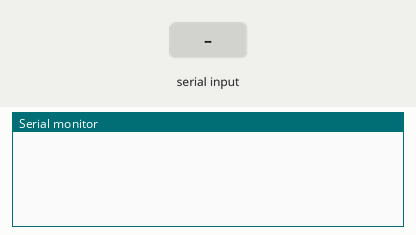
Bench run of a sketch on a simulated Arduino Uno, built with avr-gcc and run on an emulated ATmega328P. Shown: the last lines printed to the serial monitor. The test bench sets the inputs (shaded band).

Above: at 0.9 s.
1.0 s: "s" received over Serial
At 2.0 s:
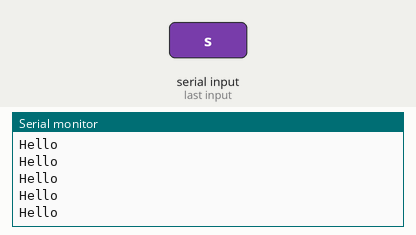
2.9 s: "b" received over Serial
At 3.7 s:
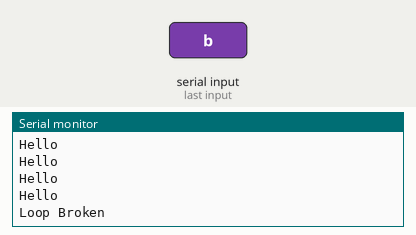

Measured:
- after the input at 1.0 s, the serial monitor: prints a new line at once (image 1)
- after the input at 2.9 s, the serial monitor: prints a new line after 0.07 s (image 2)

The sketch:

Control-while-loop.ino
```cpp
    //  Take an Input from Serial Monitor
    //Infinitive For loop

void setup()
{
  Serial.begin(9600);


  while(1)
  {
   if(Serial.read() == 's')
   {
       while(1)
             {
                 Serial.println("Hello");
                 if(Serial.read() == 'b')
                      { // get input from users
                           break;
                      }
               }
          Serial.println("Loop Broken");
     }

  }
}
 
```

2D_array.cpp
```cpp
/**
 * //  Take an Input from Serial Monitor
   // 2d array

void setup()
{
  Serial.begin(9600);
  char array[3][4]={
    {'a', 'b', 'c', 'd'},
    {'s','d','f', 'h'},
    {'e', 'r','r','t'}
                   };

  for(int i=0; i<3; i++)
  {
    for(int j=0; j<4; j++)
  {
      Serial.print(array[i][j]);
                Serial.print(" ");
                }
                Serial.print("\n");
                }
}


void loop()
{

}
 */
```

Arduino.cpp
```cpp
/**
void setup()
{
   Serial.begin(9600);//to connect with arduino
   Serial.println("Hello World");
}

void loop()
{

}
**/
```

Arduino2.cpp
```cpp
/**
void setup()
{
   Serial.begin(9600);//to connect with arduino

}

void loop()
{
   Serial.println("Hello World");
}
**/
```

Arduino4.cpp
```cpp
/**
 * //Operator: Arithmetic, Comparison, Boolean.
// Arithmetic: +, -,*, /.
//Comparison: >, <, >= , <=, ==, !=.
//Boolean: &&(AND), ||(OR).

void setup()
{

}

void loop()
{

}
 */
```

Arduino6.cpp
```cpp
/**
 *
 * // km tom converter Program


void setup()
{
  Serial.begin(9600);
  int km=10;
  int m;

  m = km * 1000;

  //fit to inch converter Program

  int fit = 10;
  int inch;
  inch = 12 * fit;
  Serial.println(inch);
}

void loop()
{

}
 */
```

Array-value-print.cpp
```cpp
/**
 * //  Take an Input from Serial Monitor
 //Infinitive For loop

void setup()
{
  Serial.begin(9600);

  int array[5] = {1,2,3,4,5};
  for(int i=0; i<5; i++)
  {
    Serial.println(array[i]);
  }
}


void loop()
{

}
 */
```

IF-ELSE_condition.cpp
```cpp
/**
 * //  Take an Input from Serial Monitor
  //  IF-ELSE  Conditional Statement

void setup()
{
  Serial.begin(9600);

}

void loop()
{
   if(Serial.available()> 0) //--------------->
   {
          char data = Serial.read();
         if(data == 'r' || data == 'R')  //------------condition;
             {
                 Serial.println("Today is Rainy day");
             }
         else{
                Serial.println("Today is Sunny day");
             }
                 delay(1000);
   }

}
 */
```

InfinitiveLoop.cpp
```cpp
/**
 * //  Take an Input from Serial Monitor
 //Infinitive For loop

void setup()
{
  Serial.begin(9600);
   for( ;  ;)
   {
     Serial.println("Infinitive Loop");
                    }
}


void loop()
{

}
 */
```

arduino3.cpp
```cpp
/**
 *
 * //Variable Types:
//1. Integer : 1,2 ,3 ,4 ,5 200.
//2. Float: 2.3 , 5.6, 7.5.
//3. Char : 'a', 'f','d','e','r','w'.
//4. String: "red", "ball", "car","I love robotics".


void setup()
{
  Serial.begin(9600);
// Variable Declaration: data_type variable_name;
   int robot=2;
   float car;
  car = 3.232;
   char letter;
   String word;

  Serial.println(car);
}

void loop()
{

}*/ 
```

array-lecture-2.cpp
```cpp
/**
 * //  Take an Input from Serial Monitor


void setup()
{
  Serial.begin(9600);

  int array[5] = {1,2,3,4,5};
  for(int i=0; i<5; i++)
  {
    Serial.println(array[i]);
  }

  for(int i=100; i<105; i++)
  {
    array[i-100]=i; // array(100-100) = 100;
    Serial.print(array[i-100]);Serial.print(" ");
  }
}


void loop()
{

}
 */
```

cheakIfLeapYear.cpp
```cpp
/**
 * //  Take an Input from Serial Monitor
   // Leap Year Problem

void setup()
{

   Serial.begin(9600);
}

void loop()
{
  int year = 2020;
  if((year % 4==0 && year % 100 != 0) || (year % 400 ==0))
  {
    Serial.println(year); Serial.print("is a Leap Year");

  }else{
    Serial.println(year); Serial.print("is not a Leap Year");
  }
}
 */
```

class.cpp
```cpp
/*// Take an Input from Serial Monitor
// Using a Class in Arduino

class Calculation {
  int a, b, c;

public:
  void set(int n1, int n2, int n3) {
    a = n1;
    b = n2;
    c = n3;
  }

  void sum() {
    Serial.print("Sum: ");
    Serial.println(a + b + c);
  }

  void multiply() {
    Serial.print("Multiplication: ");
    Serial.println(a * b * c);
  }

  void largestNumber() {
    Serial.print("Largest number: ");
    if (a > b && a > c) {
      Serial.println(a);
    } else if (b > a && b > c) {
      Serial.println(b);
    } else {
      Serial.println(c);
    }
  }
};

Calculation calc;  // create object globally

void setup() {
  Serial.begin(9600);
  calc.set(10, 20, 30);
  calc.sum();
  calc.multiply();
  calc.largestNumber();
}

void loop() {
  // Empty loop
}*/


 
```

countNumber.cpp
```cpp
/**
 * //  Take an Input from Serial Monitor
   // for-Loop
   // Print those number which divisible by 7 among 100-500

void setup()
{

   Serial.begin(9600);
  int count=0;
    for(int i=100; i<=500; i++)
    {
       if(i % 7 == 0)
       {
         Serial.println(i);
         count++;

       }
        }
    Serial.println("Total number: "); Serial.println(count);
}


void loop()
{

}
 */
```

for-loop.cpp
```cpp
/**
 * //  Take an Input from Serial Monitor
   // for-Loop

void setup()
{

   Serial.begin(9600);
    for(int i=1; i<=100; i++)
    {
      Serial.println(i); Serial.println("Hello Robo-Man");
    }
}

void loop()
{

}
 */
```

functionLargestNumber.cpp
```cpp
/**
 *  //  Take an Input from Serial Monitor
 // function

void setup()
{
  Serial.begin(9600);
   int a=greatest(5,6, 7);
   Serial.print(a); Serial.print("is largest.");

}


void loop()
{

}

int greatest(int n1, int n2, int n3){

    if(n1 > n2 && n1 > n3)
  {
    return n1;
  }
  if(n2 > n1 && n2 > n3)
  {
    return n2;
  }
  if(n3 > n2 && n3 > n1)
  {
    return n3;
  }
}
 */
```

get_input.cpp
```cpp
/**
 * //  Take an Input from Serial Monitor


   void setup()
    {
    Serial.begin(9600);
  }

  void loop()
   {
  //int a = Serial.parseInt();
  // float b = Serial.parseFloat();
  //char c = Serial.read();
  String d = Serial.readString();

  Serial.println(d);
  delay(1000);

}
 */
```

gm_to_kg_convert.cpp
```cpp
/**
 * // gm to kg converter Program


void setup()
{
  Serial.begin(9600);
  int gm = 1500;
  float kg;
  kg = (float)gm / 1000;
  Serial.println(kg);
}

void loop()
{

}
 */
```

incre_and_decre_operator.cpp
```cpp
/**
 *
 * // increment and decrement Operator


void setup()
{
  Serial.begin(9600);
  int i;
  i =5;
  Serial.println(i);
  i++;
  Serial.println(i);
  Serial.println(i);
}

void loop()
{

}
 */
```

largestAmongThreeNumber.cpp
```cpp
/**
 *
 *  //  Take an Input from Serial Monitor
    //   Largest Number among three numbers;

void setup()
{

   Serial.begin(9600);
}

void loop()
{
   int n1, n2, n3;
  n1=40;
  n2=20;
  n3=30;

  if(n1 > n2 && n1 > n3)
  {
    Serial.println(n1); Serial.print("is largest.");
  }
  if(n2 > n1 && n2 > n3)
  {
    Serial.println(n2); Serial.print("is largest.");
  }
  if(n3 > n2 && n3 > n1)
  {
    Serial.println(n3); Serial.print("is largest.");
  }


}
 */
```

largestNumber.cpp
```cpp
/**
 * //  Take an Input from Serial Monitor
//   Largest Number between 2 numbers;

void setup()
{
  Serial.begin(9600);

}

void loop()
{
   if(Serial.available()> 0)
   {
       int number1 = Serial.parseInt(); // get input number from users
       int number2 = Serial.parseInt(); // same here


         Serial.println("1st number: ");
         Serial.println(number1);
         Serial.print("2nd number: ");
         Serial.println(number2);

     if(number1 > number2)
         {
           Serial.println(number1);
           Serial.print("Number1 is Largest");
         }
     else{
           Serial.println(number2);
           Serial.println("Number2 is Largest ");
                delay(1000);
        }
   }

}
 */
```

printOddNumbers.cpp
```cpp
/**
 * //  Take an Input from Serial Monitor
// for-Loop
// Print odd-numbers

void setup()
{

   Serial.begin(9600);
    for(int i=1; i<=100; i++)
    {
       if(i % 2 == 1)
       {
         Serial.println(i);
       }
    }
}

void loop()
{

}
 */
```

strings.cpp
```cpp
/**
 * //String: a collection of char:
// Class
//all about strings

void setup() {
  Serial.begin(9600);
  String s1 ="Hello World";

  // find the length---------->
  int len=s1.length();
  Serial.println(len);

  //find the character------------>
  char character = s1.charAt(4);
  Serial.println(character);

  //find the subString--------->
  String subString = s1.substring(4,10);
  Serial.println(subString);

  //connect two string
  String in= "12345" , out="abcd";
  String sum = in + out;
  Serial.println(sum);

  //convert string to int--------->
  String num1 = "5", num2="15";
  int intNum1= num1.toInt();
  int intNum2= num2.toInt();
  Serial.println(intNum1+intNum2);

  s1.toUpperCase();
  s1.toLowerCase();
  Serial.println(s1);
}


void loop() {

}


 */
```

while-Loop-control.cpp
```cpp
/**
 * //  Take an Input from Serial Monitor
  //Infinitive For loop
  // Stop loop whenever you want

void setup()
{
  Serial.begin(9600);


  while(1)
  {
    Serial.println("Hello");
    if(Serial.read() == 'b'){ // get input from users
      break;
    }
  }
  Serial.println("Loop Broke");
}


void loop()
{

}
 */
```

whileLoop.cpp
```cpp
/**
 * //  Take an Input from Serial Monitor
   //Infinitive For loop

void setup()
{
  Serial.begin(9600);

  int z=1;
  while(z <100)
  {
    if(z %2 ==0)
    {
      Serial.println(z);


    }
    z++;
  }
}


void loop()
{

}
 */
```
